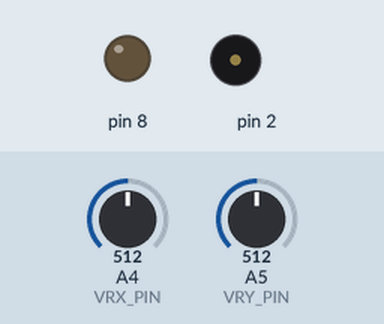
Recording of a sketch running on a simulated Arduino Uno, built with avr-gcc and run on an emulated ATmega328P. On the bench: output pins drawn as LEDs (lit = HIGH), buzzer (waves = sounding). The inputs (shaded band) are chosen by the test bench; at power-on: A4 (VRX_PIN) = 512, A5 (VRY_PIN) = 512. Pins used as bus, display or sensor lines are not drawn.

Above: at 1.2 s.
1.3 s: A4 (VRX_PIN) set to 588
3.2 s: A4 (VRX_PIN) set to 609
At 3.6 s:
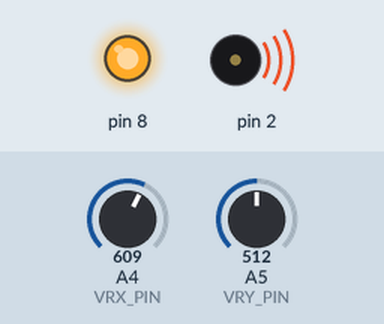
At 5.5 s:
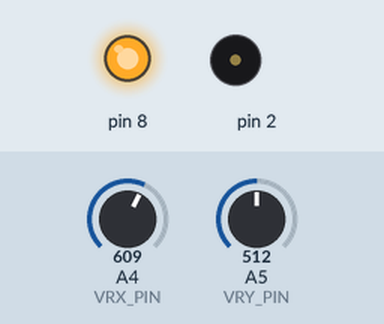
Timing chart, 0 to 7.0 s (numbered marks = the images above; inputs shaded):
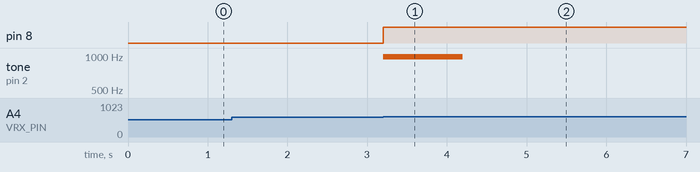

The sketch:

Main_File.ino
```cpp
#include "pitches.h"


#define VRX_PIN  A4 // Arduino pin connected to VRX pin
#define VRY_PIN  A5 // Arduino pin connected to VRY pin

int xValue; // To store value of the X axis
int yValue; // To store value of the Y axis


bool orderArray[] = {0,0,0};
bool healthArray[] = {0,0,0};
int programState = 0;
int Score = 0;
int Health = 3;


long buttonMillis;
const long intervalButton = 3000; //How long to hold the button


bool HoldAccess = 0;
//bool NeverPressed = 0;


// the setup function runs once when you press reset or power the board
void setup() {
  // initialize digital pin LED_BUILTIN as an output.
  pinMode(8, OUTPUT);

  pinMode(2, OUTPUT);

  pinMode(9, INPUT);

}

// the loop function runs over and over again forever
void loop()
{
  int MyTime = millis();


  //Press(MyTime, 5000, 8000, digitalRead(9), 0);

  //Hold(MyTime, 3000, 15000, digitalRead(9), 1, 7000);

  JoyStick(MyTime, 2000, 5000, 2);

}


void Press(int Time, int minT, int maxT, bool button, int INDEX)
{
  if(orderArray[INDEX] == 0)
  {
    if((button == HIGH) && ((Time >= minT) && (Time <= maxT)))
    {
      digitalWrite(8, HIGH);  // turn the LED on (HIGH is the voltage level)


      Score++;
      orderArray[INDEX] = 1; //Locking this press for next loop;
      healthArray[INDEX] = 1; // Telling code the buttin was pressed in the window. Basically don't lose health


      tone(2, NOTE_D5, 1000);
      //noTone(8);
    }

    if(Time > maxT)
    {
      if(healthArray[INDEX] == 0 && orderArray[INDEX] == 0)
      {
        Health--;

        tone(2, NOTE_G3, 1000); //Error Noise
        //noTone(2);
      }

      orderArray[INDEX] = 1; //Locking this press for next loop;
      healthArray[INDEX] == 1;
    }
  }
}


void Hold(int Time, int minT, int maxT, bool button, int INDEX, long holdLength)
{
  if((button == HIGH) && ((Time >= minT) && (Time <= maxT)) && orderArray[INDEX] == 0)
  {
    HoldAccess = 1;
  }

  unsigned long currentMillis = Time;

  if(HoldAccess == 1)
  {
    orderArray[INDEX] = 1;


    int timeHeld;
    bool pressed ;

    if(button == HIGH && programState == 0)
    {
      buttonMillis = currentMillis;
      programState = 1;
    }
    else if(programState == 1 && button == LOW)
    {
      timeHeld = currentMillis - buttonMillis;
      pressed = 1;
      programState = 2; //reset
    }


    if(currentMillis - buttonMillis > holdLength && programState == 1)
    {
      programState = 0; //Resetting states for next time

      Score += holdLength/1000; // Incrementing score. Each second held is a point
      HoldAccess = 0; //Closing the acces for this hold section

      tone(2, NOTE_DS8, 1000);
      //noTone(8);
    }
    else if(programState == 2 && timeHeld > 0)
    {

      programState = 0; //Resetting states for next time

      orderArray[INDEX] == 1; // marking this note as done
      digitalWrite(8, HIGH); // led on for testing

      Score += holdLength/1000; // Incrementing score. Each second held is a point
      HoldAccess = 0; //Closing the acces for this hold section

      tone(2, NOTE_C7, 1000);
      //noTone(2);

      pressed = 0;
      timeHeld = 0;

    }
  }

  if((Time > maxT) && orderArray[INDEX] == 0)
  {
    if(healthArray[INDEX] == 0 && orderArray[INDEX] == 0)
    {
      Health--;


      tone(2, NOTE_G3, 1000); //Error Noise
      //noTone(2);
    }

    orderArray[INDEX] = 1; //Locking this press for next loop;
  }
}


void JoyStick(int Time, int minT, int maxT, int INDEX) {

  // read analog X and Y analog values
    xValue = analogRead(VRX_PIN);
    yValue = analogRead(VRY_PIN);


  if(orderArray[INDEX] == 0)
  {
    //print data to Serial Monitor on Arduino IDE
    if( ((xValue < 400 || xValue > 600) || (yValue < 400  || yValue > 600))  &&  ((Time >= minT) && (Time <= maxT)))
    {
      digitalWrite(8, HIGH);
      orderArray[INDEX] = 1;
      Score++; // Incrementing score

      tone(2, NOTE_B5, 1000);
      noTone(8);
    }


    if(Time > maxT)
    {
      if(healthArray[INDEX] == 0 && orderArray[INDEX] == 0)
      {
        Health--;

        tone(2, NOTE_G3, 1000); //Error Noise
        //noTone(2);
      }

      orderArray[INDEX] = 1; //Locking this press for next loop;
      healthArray[INDEX] = 1;
    }
  }
}
```

pitches.h
```cpp
/*************************************************
   Public Constants
 *************************************************/

#define NOTE_B0 31
#define NOTE_C1 33
#define NOTE_CS1 35
#define NOTE_D1 37
#define NOTE_DS1 39
#define NOTE_E1 41
#define NOTE_F1 44
#define NOTE_FS1 46
#define NOTE_G1 49
#define NOTE_GS1 52
#define NOTE_A1 55
#define NOTE_AS1 58
#define NOTE_B1 62
#define NOTE_C2 65
#define NOTE_CS2 69
#define NOTE_D2 73
#define NOTE_DS2 78
#define NOTE_E2 82
#define NOTE_F2 87
#define NOTE_FS2 93
#define NOTE_G2 98
#define NOTE_GS2 104
#define NOTE_A2 110
#define NOTE_AS2 117
#define NOTE_B2 123
#define NOTE_C3 131
#define NOTE_CS3 139
#define NOTE_D3 147
#define NOTE_DS3 156
#define NOTE_E3 165
#define NOTE_F3 175
#define NOTE_FS3 185
#define NOTE_G3 196
#define NOTE_GS3 208
#define NOTE_A3 220
#define NOTE_AS3 233
#define NOTE_B3 247
#define NOTE_C4 262
#define NOTE_CS4 277
#define NOTE_D4 294
#define NOTE_DS4 311
#define NOTE_E4 330
#define NOTE_F4 349
#define NOTE_FS4 370
#define NOTE_G4 392
#define NOTE_GS4 415
#define NOTE_A4 440
#define NOTE_AS4 466
#define NOTE_B4 494
#define NOTE_C5 523
#define NOTE_CS5 554
#define NOTE_D5 587
#define NOTE_DS5 622
#define NOTE_E5 659
#define NOTE_F5 698
#define NOTE_FS5 740
#define NOTE_G5 784
#define NOTE_GS5 831
#define NOTE_A5 880
#define NOTE_AS5 932
#define NOTE_B5 988
#define NOTE_C6 1047
#define NOTE_CS6 1109
#define NOTE_D6 1175
#define NOTE_DS6 1245
#define NOTE_E6 1319
#define NOTE_F6 1397
#define NOTE_FS6 1480
#define NOTE_G6 1568
#define NOTE_GS6 1661
#define NOTE_A6 1760
#define NOTE_AS6 1865
#define NOTE_B6 1976
#define NOTE_C7 2093
#define NOTE_CS7 2217
#define NOTE_D7 2349
#define NOTE_DS7 2489
#define NOTE_E7 2637
#define NOTE_F7 2794
#define NOTE_FS7 2960
#define NOTE_G7 3136
#define NOTE_GS7 3322
#define NOTE_A7 3520
#define NOTE_AS7 3729
#define NOTE_B7 3951
#define NOTE_C8 4186
#define NOTE_CS8 4435
#define NOTE_D8 4699
#define NOTE_DS8 4978
```

Measured:
- the behaviour switches between 600 and 601 on A4 (VRX_PIN) (found by bisection; images 0 and 1)
- after the input at 1.3 s, every drawn part: stays the same
- after the input at 3.2 s, pin 8: LOW → HIGH at once
